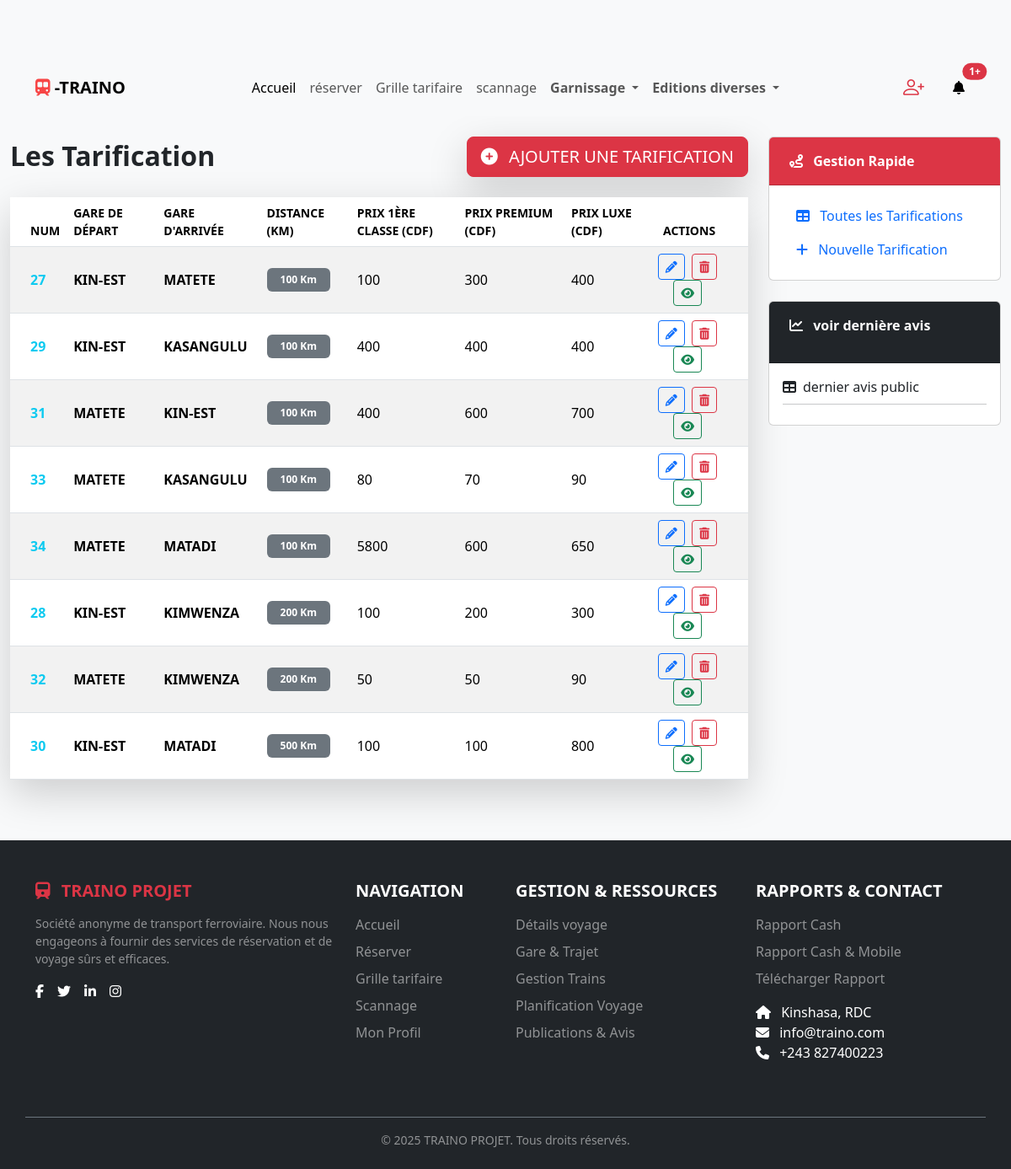
The app's page /tarification/lire_tarification (signed in) with its own data.
### gare/models.py (models this page shows, shortened)
class Gare(models.Model):
    libelle_gare = models.CharField(
        max_length=20,
        verbose_name='libelle du gare',
        help_text="rlibelle du gare",
        null = False,
        blank= False,
    )
    ville_gare = models.CharField(
        max_length=20,
        verbose_name='ville du gare',
        help_text="ville du gare",
        null = False,
        blank= False,
    )
    slug = models.SlugField(
        default="02Kkjsdhjfhf655qqzasjqsdbbbz555sc6JHMSLR",
        max_length= 100
    )

### tarification/views.py (the view)
# urls.py: path('lire_tarification', lire_tarification , name = 'lire_tarification'),
@login_required
def lire_tarification(request):
    details_voyages = Details_voyage.objects.all().select_related(
        'id_voyage',
        'id_gare_depart',
        'id_gare_arrive'
    ).order_by('id_voyage', 'id_gare_depart')
    tarifications_data = Tarification.objects.filter(
        designation_tarififcation__in=['1èreclasse', 'premium', 'luxe']
    ).select_related(
        'id_details_voyage__id_gare_depart',
        'id_details_voyage__id_gare_arrive'
    ).order_by('id_details_voyage__distance')
    tableau_data = {}
    for tarif in tarifications_data:
        voyage_details = tarif.id_details_voyage
        details_id = voyage_details.id
        if details_id not in tableau_data:
            tableau_data[details_id] = {
                'id' : details_id,
                'gare_depart': voyage_details.id_gare_depart.libelle_gare,
                'gare_arrivee': voyage_details.id_gare_arrive.libelle_gare,
                'distance': voyage_details.distance,
                'slug': voyage_details.slug
            }
        tableau_data[details_id][tarif.designation_tarififcation] = tarif.pu
    context = {
        'lignes_tableau': tableau_data.values(),
        'total_compt': Tarification.objects.count(),
        'details_voyages': details_voyages,
    }
    return render(request, 'tarification/dashbord_tarification.html', context)

### tarification/templates/tarification/dashbord_tarification.html (shortened to what this page needs)
{% extends 'front/header/header.html' %}
{% load static %}
{% block extra_css %}
    <link rel="stylesheet" href="{% static 'css/details_voyage/dashbord_details_voyage.css' %}">
{% endblock %}
{% block containter%}
    <div class="container-fluid py-4">
        <div class="row g-4">
            <div class="col-lg-9 order-lg-1 order-2">
                <div class="row page-header-row">
                    <div class="col-12">
                        <div class="d-flex justify-content-between align-items-center mb-4">
                            <h2 class="mb-0 fw-bold text-dark">Les Tarification</h2>
                            <div>
                                <button type="button" class="btn btn-lg btn-danger shadow-lg btn-add-station" data-bs-toggle="modal" data-bs-target="#creationModal">
                                    <i class="fas fa-plus-circle me-2"></i> AJOUTER UNE TARIFICATION
                                </button>
                            </div>
                        </div>
                        <div class="card shadow-lg border-0">
                            <div class="card-body p-0">
                                <div class="table-responsive">
                                    <table class="table table-striped table-hover mb-0 align-middle">
                                        <thead class="bg-light">
                                            <tr class="text-uppercase small fw-bold">
                                                <th scope="col" class="ps-4">Num</th>
                                                <th scope="col">Gare de Départ</th>
                                                <th scope="col">Gare d'Arrivée</th>
                                                <th scope="col">Distance (Km)</th>
                                                <th scope="col">Prix 1ère classe (CDF)</th>
                                                <th scope="col">Prix Premium (CDF)</th>
                                                <th scope="col">Prix Luxe (CDF)</th>
                                                <th scope="col" class="text-center pe-4">Actions</th>
                                            </tr>
                                        </thead>
                                        <tbody>
                                            {% for ligne in lignes_tableau %}
                                                <tr class="table-row">
                                                    <th scope="row" class="ps-4 text-info">{{ ligne.id|default:'N/A' }}</th>
                                                    <td class="fw-bold">{{ ligne.gare_depart }}</td>
                                                    <td class="fw-bold">{{ ligne.gare_arrivee }}</td>
                                                    <td><span class="badge bg-secondary py-2 px-3">{{ ligne.distance }} Km</span></td>
                                                    <td>{{ ligne.1èreclasse|default:'N/A' }}</td>
                                                    <td>{{ ligne.premium|default:'N/A' }}</td>
                                                    <td>{{ ligne.luxe|default:'N/A' }}</td>
                                                    <td class="text-center pe-4">
                                                        <a class="btn btn-sm btn-outline-primary me-1"
                                                            href="{% url 'tarification:modifier_tarification' ligne.id ligne.slug %}"
                                                            title="Modifier">
                                                            <i class="fas fa-pencil-alt"></i>
                                                        </a>
                                                        <a class="btn btn-sm btn-outline-danger me-1"
                                                            href="{% url 'tarification:delete_tarification' ligne.id %}"
                                                            title="Supprimer">
                                                            <i class="fas fa-trash-alt"></i>
                                                        </a>
                                                        <a type="button"
                                                            href="{% url 'tarification:details_tarification' ligne.id ligne.slug %}"
                                                            class="btn btn-sm btn-outline-success me-1" title="Détails">
                                                            <i class="fas fa-eye"></i>
                                                        </a>
                                                    </td>
                                                </tr>
                                            {% empty %}
                                                <tr>
                                                    <td colspan="8" class="text-center py-5 text-muted">Aucune tarification trouvée. Ajoutez-en une !</td>
                                                </tr>
                                            {% endfor %}
                                        </tbody>
                                    </table>
                                </div>
                            </div>
                        </div>
                    </div>
                </div>
            </div>
            <div class="col-lg-3 order-lg-2 order-1">
                <div class="sticky-sidebar">
                    <div class="card sidebar-card mb-4">
                        <div class="card-header bg-danger text-white fw-bold py-3 px-4 rounded-top-lg">
                            <i class="fas fa-route me-2"></i> Gestion Rapide
                        </div>
                        <div class="card-body p-3 sidebar-link-group">
                            <nav class="nav flex-column">
                                <a class="nav-link active" aria-current="page" href="{% url 'tarification:grille_tarifaire' %}"><i class="fas fa-table me-2"></i> Toutes les Tarifications</a>
                                <a href="{% url 'tarification:creation_tarification' %}" class="nav-link" type="button" class="btn btn-lg btn-danger shadow-lg btn-add-station" ><i class="fas fa-plus me-2"></i> Nouvelle Tarification</a>
                            </nav>
                        </div>
                    </div>
                    <div class="card sidebar-card mb-4">
                        <div class="card-header bg-dark text-white fw-bold py-3 px-4 rounded-top-lg">
                            <p >
                                <i class="fas fa-chart-line me-2"></i> voir dernière avis
                            </p>
                        </div>
                        <div class="card-body p-3">
                            <div class="d-flex justify-content-between align-items-center mb-2">
                                <a class="nav-link active" aria-current="page" href="{% url 'publication_avis:dernier_publication_avis' %}"><i class="fas fa-table me-2"></i>dernier avis public</a>
                            </div>
                            <hr class="my-2">
                        </div>
                    </div>
                </div>
            </div>
        </div>
    </div>
{% endblock %}

### details_voyage/static/css/details_voyage/dashbord_details_voyage.css (style rules this page uses)
:root { --light-background: #f8f9fa; --form-background: #ffffff; --text-color: #212529; --danger-color: #dc3545; --primary-color: #0d6efd; --success-color: #198754; --border-color: #dee2e6; }
body { background-color: var(--light-background); color: var(--text-color); padding-top: 70px; }
.btn-danger { background-color: var(--danger-color); border-color: var(--danger-color); }
.btn-sm { margin-right: 5px; }

### records on screen
Gare: gare_depart "KIN-EST" "KIN-EST" "KIN-EST" "KIN-EST", gare_arrivee "KIN-EST"
Gare: gare_arrivee "MATETE", gare_depart "MATETE" "MATETE" "MATETE" "MATETE"
Gare: gare_arrivee "KASANGULU" "KASANGULU"
Gare: gare_arrivee "MATADI" "MATADI"
Gare: gare_arrivee "KIMWENZA" "KIMWENZA"

### other values on screen
{{ ligne.id|default:'N/A' }} "27" "29" "31" "33" "34" "28" "32" "30"
{{ ligne.distance }} "100" "100" "100" "100" "100" "200" "200" "500"
{{ ligne.1èreclasse|default:'N/A' }} "100" "400" "400" "80" "5800" "100" "50" "100"
{{ ligne.premium|default:'N/A' }} "300" "400" "600" "70" "600" "200" "50" "100"
{{ ligne.luxe|default:'N/A' }} "400" "400" "700" "90" "650" "300" "90" "800"
